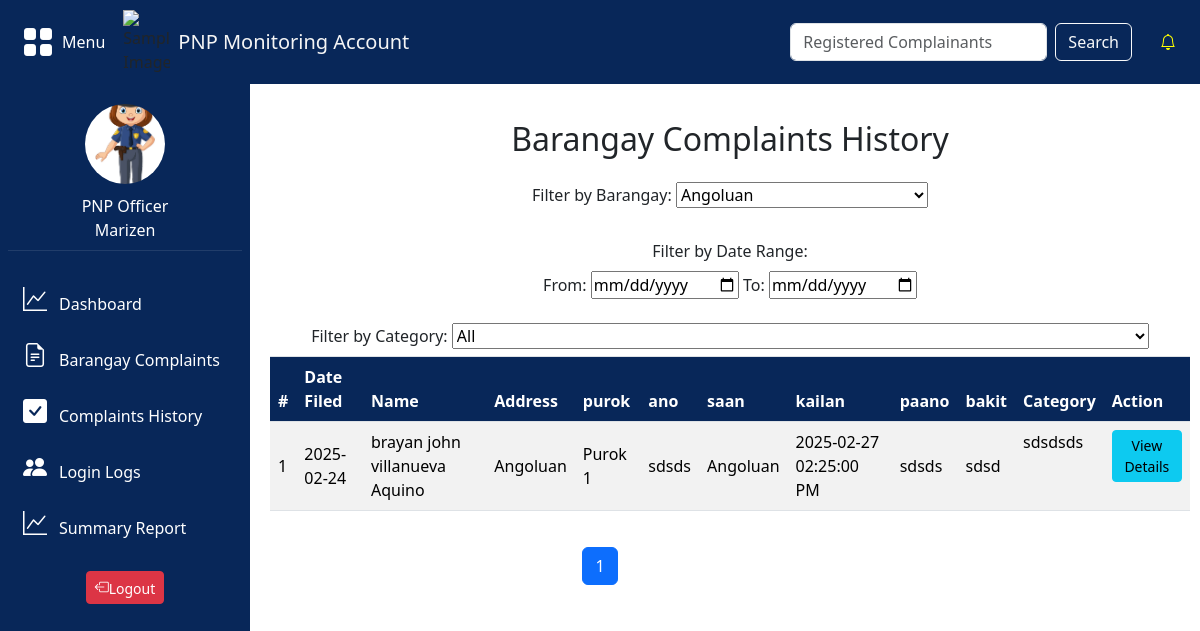
Screenshot of /pnp/pnplogs.php?barangay=Angoluan (signed in) with the database file from the repository.
### tables this page shows
CREATE TABLE `tbl_complaints` (
  `complaints_id` int(15) NOT NULL,
  `complaint_name` varchar(255) NOT NULL,
  `complaints_person` varchar(15) NOT NULL,
  `status` varchar(20) NOT NULL DEFAULT '''Inprogress''',
  `complaints` text NOT NULL,
  `responds` enum('barangay','pnp') NOT NULL,
  `date_filed` date NOT NULL,
  `category_id` int(1) NOT NULL,
  `barangays_id` int(10) NOT NULL,
  `image_id` int(10) NOT NULL,
  `info_id` int(11) NOT NULL,
  `user_id` int(11) NOT NULL,
  `ano` varchar(255) DEFAULT NULL,
  `barangay_saan` varchar(255) DEFAULT NULL,
  `kailan_date` date DEFAULT NULL,
  `kailan_time` varchar(255) NOT NULL,
  `paano` text DEFAULT NULL,
  `bakit` text DEFAULT NULL,
  `file_path` varchar(255) DEFAULT NULL,
  `cert_id` int(15) DEFAULT NULL
);

CREATE TABLE `tbl_users` (
  `user_id` int(15) NOT NULL,
  `first_name` varchar(255) NOT NULL,
  `middle_name` varchar(255) NOT NULL,
  `last_name` varchar(255) NOT NULL,
  `extension_name` varchar(255) DEFAULT NULL,
  `gender` varchar(255) NOT NULL,
  `age` int(255) NOT NULL,
  `birth_date` date NOT NULL,
  `selfie_path` varchar(255) NOT NULL,
  `image_type` enum('ID') NOT NULL,
  `image_path` varchar(255) NOT NULL,
  `date_uploaded` datetime(6) NOT NULL,
  `cp_number` varchar(255) NOT NULL,
  `password` varchar(255) NOT NULL,
  `accountType` enum('Resident','Barangay Official','PNP Officer') NOT NULL,
  `barangays_id` int(11) DEFAULT NULL,
  `place_of_birth` varchar(255) NOT NULL,
  `purok` varchar(255) NOT NULL,
  `civil_status` enum('Single','Married','Separated','Live-in','Divorced','Widowed') NOT NULL,
  `educational_background` enum('No Formal Education','Elementary','Highschool','College','Post Graduate') NOT NULL,
  `nationality` varchar(255) NOT NULL,
  `pic_data` varchar(255) NOT NULL,
  `security_question` varchar(255) NOT NULL,
  `security_answer` varchar(255) NOT NULL,
  `login_attempts` int(11) DEFAULT 0,
  `lockout_time` datetime DEFAULT NULL,
  `is_verified` tinyint(1) NOT NULL DEFAULT 0
);

CREATE TABLE `tbl_complaintcategories` (
  `category_id` int(10) NOT NULL,
  `complaints_category` varchar(255) NOT NULL,
  `cert_path` varchar(255) NOT NULL
);

### pnp/pnplogs.php (the view, shortened to what this page needs)
<?php
include '../includes/bypass.php';
$results_per_page = 10;
$page = isset($_GET['page']) && is_numeric($_GET['page']) && $_GET['page'] > 0 ? (int)$_GET['page'] : 1;
$start_from = ($page - 1) * $results_per_page;
$search_query = isset($_GET['search']) ? $_GET['search'] : '';
$barangay_filter = isset($_GET['barangay']) ? $_GET['barangay'] : '';
$from_date = isset($_GET['from_date']) ? $_GET['from_date'] : '';
$to_date = isset($_GET['to_date']) ? $_GET['to_date'] : '';
$category_filter = isset($_GET['category']) ? $_GET['category'] : '';
function displayComplaintDetails($pdo, $search_query, $start_from, $results_per_page, $barangay_filter, $from_date, $to_date, $category_filter) {
    try {
        $search_query = '%' . $search_query . '%';
        $sql = "
        SELECT c.complaints_id, c.complaint_name, c.barangay_saan, c.ano, c.date_filed, c.kailan_date,c.kailan_time, c.paano, c.bakit, c.complaints, cat.complaints_category,
        u.purok
        FROM tbl_complaints c
        JOIN tbl_users u ON u.user_id = c.user_id
        JOIN tbl_complaintcategories cat ON c.category_id = cat.category_id
        WHERE c.responds = 'pnp'
        AND (c.complaint_name LIKE ? OR c.barangay_saan LIKE ?)
        ";
        if (!empty($barangay_filter)) {
            $sql .= " AND c.barangay_saan = ? ";
        }
        $sql .= " ORDER BY c.date_filed ASC LIMIT ?, ?";
        $stmt = $pdo->prepare($sql);
        $stmt->bindParam(1, $search_query, PDO::PARAM_STR);
        $stmt->bindParam(2, $search_query, PDO::PARAM_STR);
        $bindIndex = 3;
        if (!empty($barangay_filter)) {
            $stmt->bindParam($bindIndex++, $barangay_filter, PDO::PARAM_STR);
        }
        $stmt->bindParam($bindIndex++, $start_from, PDO::PARAM_INT);
        $stmt->bindParam($bindIndex++, $results_per_page, PDO::PARAM_INT);
        $stmt->execute();
        if ($stmt->rowCount() == 0) {
            echo "<tr><td colspan='4'>No complaints found.</td></tr>";
        } else {
            $row_number = $start_from + 1;
            while ($row = $stmt->fetch(PDO::FETCH_ASSOC)) {
                $complaint_id = $row['complaints_id'];
                $date_filed = htmlspecialchars($row['date_filed']);
                $complaint_name = htmlspecialchars($row['complaint_name']);
                $complaint_purok = htmlspecialchars($row['purok']);
                $complaint_barangay = htmlspecialchars($row['barangay_saan']);
                $complaint_ano = htmlspecialchars($row['ano']);
                $complaint_barangay_saan = htmlspecialchars($row['barangay_saan']);
                $complaint_kailan = htmlspecialchars($row['kailan_date']) . ' ' . htmlspecialchars($row['kailan_time']);
                $complaint_paano = htmlspecialchars($row['paano']);
                $complaint_bakit = htmlspecialchars($row['bakit']);
                $category = htmlspecialchars($row['complaints_category']);
                echo "<tr>";
                echo "<td class='align-middle'>{$row_number}</td>";
                echo "<td style='text-align: left; vertical-align: middle;'>{$date_filed }</td>";
                echo "<td style='text-align: left; vertical-align: middle;'>{$complaint_name}</td>";
                echo "<td style='text-align: left; vertical-align: middle;'>{$complaint_barangay }</td>";
                echo "<td style='text-align: left; vertical-align: middle;'>{$complaint_purok }</td>";
                echo "<td style='text-align: left; vertical-align: middle;'>{$complaint_ano }</td>";
                echo "<td style='text-align: left; vertical-align: middle;'>{$complaint_barangay_saan }</td>";
                echo "<td style='text-align: left; vertical-align: middle;'>{$complaint_kailan }</td>";
                echo "<td style='text-align: left; vertical-align: middle;'>{$complaint_paano }</td>";
                echo "<td style='text-align: left; vertical-align: middle;'>{$complaint_bakit }</td>";
                echo "<td class='category'>{$category}</td>";
                echo "<td '>
                        <button type='button' class='btn btn-sm btn-info' onclick='loadComplaintDetails({$complaint_id})'>View Details</button>
                      </td>";
                echo "</tr>";
                $row_number++;
            }
        }
    } catch (PDOException $e) {
        echo "<tr><td colspan='4'>Error fetching PNP complaints logs: " . $e->getMessage() . "</td></tr>";
    }
}
$stmt = $pdo->prepare("
    SELECT COUNT(*) AS total
    FROM tbl_complaints c
    LEFT JOIN tbl_users_barangay b ON c.barangays_id = b.barangays_id
    WHERE c.responds = 'pnp'
    AND (c.complaint_name LIKE ? OR c.barangay_saan LIKE ?)
");
$search_query_like = '%' . $search_query . '%';
$stmt->execute([$search_query_like, $search_query_like]);
$row = $stmt->fetch(PDO::FETCH_ASSOC);
$total_complaints = $row['total'];
$total_pages = ceil($total_complaints / $results_per_page);
?>
<!DOCTYPE html>
<html lang="en">
<head>
    <link href="https://cdnjs.cloudflare.com/ajax/libs/bootstrap-icons/1.8.1/font/bootstrap-icons.min.css" rel="stylesheet">
    <link href="https://cdn.jsdelivr.net/npm/bootstrap@5.3.3/dist/css/bootstrap.min.css" rel="stylesheet">
    <link rel="stylesheet" type="text/css" href="../styles/style.css">
</head>
<body>
<?php
include '../includes/pnp-nav.php';
include '../includes/pnp-bar.php';
?>
    <center><div class="content">
        <h2 class="mt-3 mb-4">Barangay Complaints History</h2>
        <form method="GET">
    <label class="form-label">Filter by Barangay:</label>
    <select id="barangayDropdown" name="barangay" onchange="this.form.submit()">
        <?php
        $stmtBarangay = $pdo->query("SELECT DISTINCT barangay_saan FROM tbl_complaints WHERE barangay_saan IS NOT NULL ORDER BY barangay_saan");
        while ($rowBarangay = $stmtBarangay->fetch(PDO::FETCH_ASSOC)) {
            $selected = isset($_GET['barangay']) && $_GET['barangay'] == $rowBarangay['barangay_saan'] ? 'selected' : '';
            echo "<option value='{$rowBarangay['barangay_saan']}' $selected>{$rowBarangay['barangay_saan']}</option>";
        }
        ?>
    </select>
    <br><br>
    <label class="form-label">Filter by Date Range:</label><br>
    <label for="from_date">From: </label>
    <input type="date" id="from_date" name="from_date" value="<?php echo isset($_GET['from_date']) ? $_GET['from_date'] : ''; ?>" onchange="this.form.submit()">
    <label for="to_date">To: </label>
    <input type="date" id="to_date" name="to_date" value="<?php echo isset($_GET['to_date']) ? $_GET['to_date'] : ''; ?>" onchange="this.form.submit()">
    <br><br>
    <label class="form-label">Filter by Category:</label>
    <select id="categoryDropdown" name="category" onchange="this.form.submit()">
        <option value="">All</option>
    </select>
</form>
        <div class="table">
            <table class="table table-striped table-bordered">
                <thead>
                    <tr>
                    <th>#</th>
                        <th>Date Filed</th>
                        <th>Name</th>
                        <th>Address</th>
                        <th>purok</th>
                        <th>ano</th>
                        <th>saan</th>
                        <th>kailan</th>
                        <th>paano</th>
                        <th>bakit</th>
                        <th>Category</th>
                        <th>Action</th>
                    </tr>
                </thead>
                <tbody>
                    <?php
                        displayComplaintDetails($pdo, $search_query, $start_from, $results_per_page, $barangay_filter, $from_date, $to_date, $category_filter);
                    ?>
                </tbody>
            </table>
        </div>
    </div>
    <nav>
        <ul class="pagination justify-content-center">
            <?php for ($i = 1; $i <= $total_pages; $i++): ?>
                <li class="page-item <?= ($i == $page) ? 'active' : ''; ?>">
                    <a class="page-link" href="?page=<?= $i; ?>&search=<?= htmlspecialchars($search_query); ?>"><?= $i; ?></a>
                </li>
            <?php endfor; ?>
        </ul>
    </nav>
    </center>
</body>
</html>

### styles/style.css (style rules this page uses)
.content { margin-left: 250px; transition: margin-left 0.3s ease; padding: 20px; width: 80%; }
table, th, td { border: none; }
table { border-collapse: collapse; width: 100%; }

### pnp/pnplogs.php (style rules this page uses)
.table thead th { background-color: #082759; color: #ffffff; }

### rows the page displays
tbl_complaints: date_filed "2025-02-24", complaint_name "brayan john villanueva Aquino", barangay_saan "Angoluan", user.purok "Purok 1", ano "sdsds", complaint_kailan "2025-02-27 02:25:00 PM", paano "sdsds", bakit "sdsd", category.complaints_category "sdsdsds"

### other values shown
$_SESSION['accountType'] "PNP Officer"
$firstName "Marizen"
form field barangay "Angoluan"
